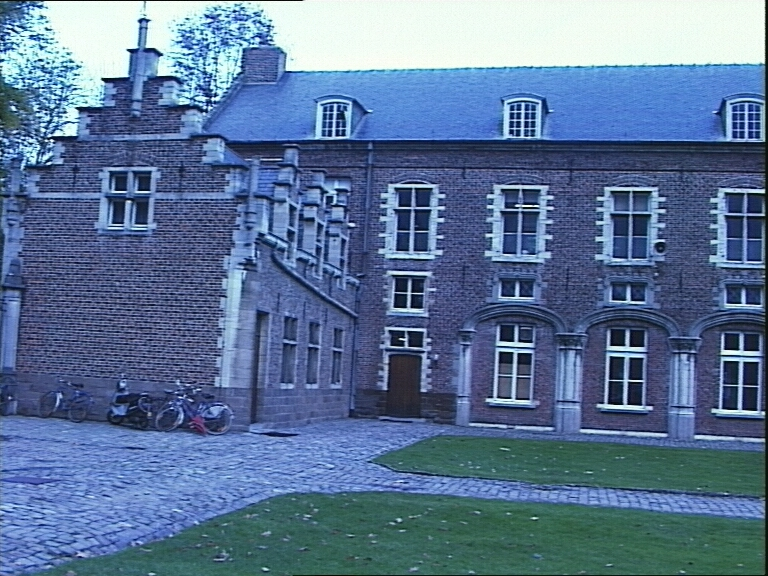
#> input picture castlejpg/castle.000.jpg, 768 x 576 px, found by its file name
$ jupyter execute --allow-errors SIFT_SfM_castle.ipynb
#> lines starting #> are read from the running program, lines starting #| are printed output that depends on the picture
[cell 1]
import numpy as np
import cv2 as cv
import pdb
import os
import sys
import matplotlib.pyplot as plt
from mpl_toolkits.mplot3d import Axes3D

[cell 2]
# Using SIFT features
max_pts = 2000
sift = cv.SIFT_create(nfeatures=max_pts)

[cell 3]
# FLANN parameters (Matcher of key points between frames)
FLANN_INDEX_KDTREE = 1
index_params = dict(algorithm = FLANN_INDEX_KDTREE, trees = 5)
search_params = dict(checks=50)   # or pass empty dictionary
flann = cv.FlannBasedMatcher(index_params,search_params)

[cell 4]
def draw_and_save_img(frame, p, out_dir, k):
    for i in range(p.shape[0]):
        pt = p[i].reshape(-1)
        cv.circle(frame, (int(pt[0]), int(pt[1])), 3, (0, 255, 0), -1)
    f_name = 'frame_' + str(k) + '.png'
    cv.imwrite(os.path.join(out_dir, f_name), frame)

[cell 5]
dir_name = './castlejpg'
frame_max = 27
out_dir = './castle_pts'

kp_points = []
mp_points = []

# read first frame and detect SIFT features
old_frame = cv.imread(os.path.join(dir_name, 'castle.000.jpg'))
#> old_frame is the input picture: shape (576, 768, 3); mean B, G, R 151.1, 116.7, 91.3
old_gray = cv.cvtColor(old_frame, cv.COLOR_BGR2GRAY)
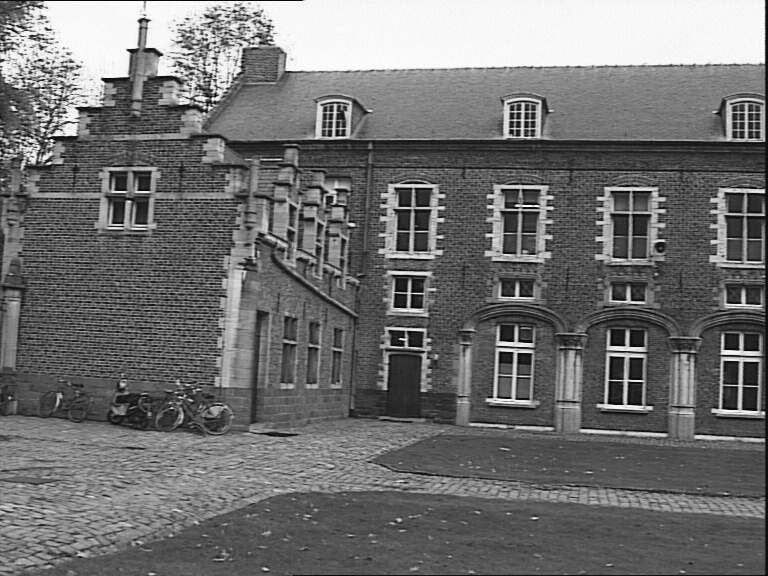
#> old_gray: shape (576, 768); min 3, max 254, mean 113

kp0, des0 = sift.detectAndCompute(old_gray, None) # training
#> kp0 = 2000 keypoints; strongest (x, y, size): (48, 63, 1.8), (52, 140, 2), (517, 205, 1.9), (49, 163, 2.3)
p0 = cv.KeyPoint_convert(kp0)
#> p0 = 2000 pairs, first value 2.33 to 763.7, second value 2.35 to 571.8
kp_points.append(kp0)
draw_and_save_img(old_frame, p0, out_dir, 0)
#> the loop in draw_and_save_img, `for i in range(p.shape[0]):` made 2000 passes
#> pt on passes 1 to 3: [242, 266.9], [511.7, 108.3], [511.6, 353.1]
#> after the loop in draw_and_save_img, `for i in range(p.shape[0]):`:
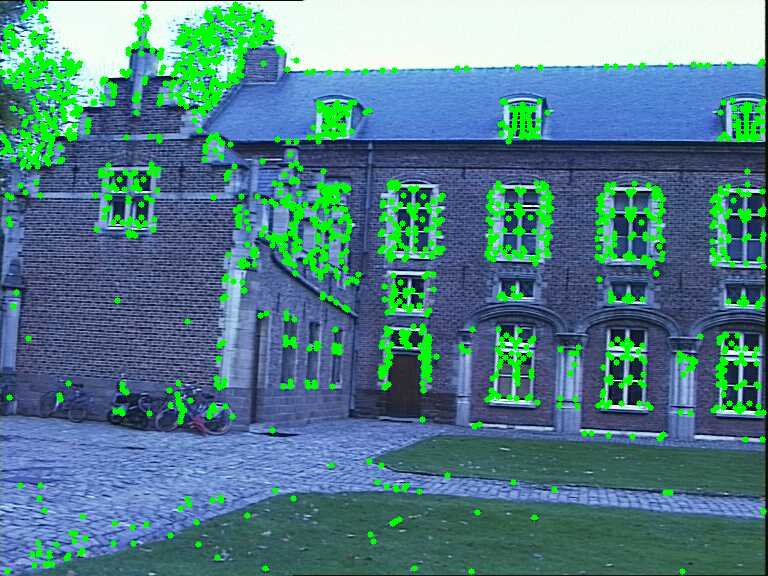
#> frame: shape (576, 768, 3); mean B, G, R 136.3, 128.1, 82.7

[cell 6]
# for every frame find keypoints, match them, store match object and keypoints
skip = 1 # skip frames
#> (the rest of this cell did not finish here and is left out)

[cell 7]
# make link list, update class id of key point to its parent
for idx, m_list in enumerate(mp_points):
    for k in kp_points[idx+1]:
        k.class_id = -2

    for m in m_list:
        dist = m.distance
        imgIdx = m.imgIdx
        queryIdx = m.queryIdx # 2, i
        trainIdx = m.trainIdx # 1, 0

        k_2 = kp_points[idx+1][queryIdx]
        k_2.class_id = trainIdx

[cell 8]
# DFS functions
def find_chain_driver(keypoint, z):
    keypoint_list = [keypoint]
    return find_chain(keypoint_list, z)

[cell 9]
def find_chain(key_point_list, z):
    key_point = key_point_list[-1]
    if z == 0:
        return [key_point]
    else:
        temp_list = find_chain([kp_points[z-1][key_point.class_id]], z-1)
        for item in temp_list:
            key_point_list.append(item)
        return key_point_list

[cell 10]
# back tracking, start from last frame key point, and go till first frame
z = len(kp_points) - 1
#> z = 0

chain_list = []
for k in kp_points[z]:
    chain = find_chain_driver(k, z)
    chain_list.append(chain)
#> this loop made 2000 passes
#> after the loop, chain_list = 2000 items

print('graph made')

[cell 11]
# convert chains of key points to pixels
frame_points = []
for l in chain_list:
    points = cv.KeyPoint_convert(l)
    frame_points.append(points)
#> this loop made 2000 passes
#> (l, points) on passes 1 to 3: (1 keypoints; (x, y, size): (242, 267, 1.9), [[242, 266.9]]), (1 keypoints; (x, y, size): (512, 108, 3), [[511.7, 108.3]]), (1 keypoints; (x, y, size): (512, 353, 2.2), [[511.6, 353.1]])
#> after the loop, frame_points = 2000 items, first 6: [[242, 266.9]], [[511.7, 108.3]], [[511.6, 353.1]], [[511.8, 340]], [[511, 131.9]], [[510.5, 136.5]]

points = np.array(frame_points)
#> points = 2000 rows, first 8: [242, 266.9], [511.7, 108.3], [511.6, 353.1], [511.8, 340], [511, 131.9], [510.5, 136.5], [3.13, 136.7], [509.6, 397.6]

ftr_pts = points.shape[0]
#> ftr_pts = 2000
n_frames = points.shape[1]
#> n_frames = 1
print('n_frames (F):', n_frames, ', Points (P):', ftr_pts)
#| n_frames (F): 1 , Points (P): 2000

points = np.swapaxes(points, 2, 0)

U = points[0]
V = points[1]
print("U:", U.shape, "V:", V.shape, "[ F X P ]")
#| U: (1, 2000) V: (1, 2000) [ F X P ]
W = np.vstack((U, V))
W = W - np.mean(W, axis=1)[:, None]
W = W.astype('float32')
print("W:", W.shape, "[ 2F X P ]")
#| W: (2, 2000) [ 2F X P ]

swap = 0
if W.shape[0] < W.shape[1]:
    W = W.T
#> W = 2000 pairs, first value -351.2 to 410.2, second value -211.4 to 358
    swap = 1

u, s, vh = np.linalg.svd(W, full_matrices=False)
#> u = 2000 pairs, first value -0.0378 to 0.0467, second value -0.048 to 0.0819; s = [10173.2, 5342.3]; vh = [[0.964, 0.267], [-0.267, 0.964]]
top_s_sqrt = np.diag(np.sqrt(s[:3]))
#> top_s_sqrt = [[100.9, 0], [0, 73.09]]
if swap:
    old_u = u.copy()
#> old_u has the same summary as u
    u = vh.T
#> u = [[0.964, -0.267], [0.267, 0.964]]
    vh = old_u.T

top_u = u[:, :3]
#> top_u = [[0.964, -0.267], [0.267, 0.964]]
top_vh = vh[:3, :]

R = np.dot(top_u, top_s_sqrt)
#> R = [[97.21, -19.49], [26.9, 70.44]]
S = np.dot(top_s_sqrt, top_vh)
print("R:",R.shape, "[ 2F X 3 ]", "S:",S.shape, "[ 3 X P ]")
#| R: (2, 2) [ 2F X 3 ] S: (2, 2000) [ 3 X P ]

[cell 12]
def g(v1, v2):
    [a, b, c] = v1
    [x, y, z] = v2

    res = [a*x, 2*a*y, 2*a*z, b*y, 2*b*z, c*z]
    return res

[cell 13]
def mat_G_maker(G, c, R1, R2, same=0):
    c.fill(same)
    n = R1.shape[0]
    for i in range(n):
        r1 = R1[i, :]
        r2 = R2[i, :]
        res = g(r1, r2)
        G[i, :] = res

    return G, c

[cell 14]
R_i = R[:n_frames, :]
#> R_i = [[97.21, -19.49]]
R_j = R[n_frames:, :]
#> R_j = [[26.9, 70.44]]

assert R_i.shape[0] == R_j.shape[0]

#> (the rest of this cell did not finish here and is left out)

#> the loop in mat_G_maker, `for i in range(n):` made 1 pass
#> after the loop in mat_G_maker, `for i in range(n):`: G = [[0, 0, 0, 0, 0, 0]]
G2, c2 = mat_G_maker(np.zeros((n_frames, 6)), np.zeros((n_frames, 1)), \
    R_j, R_j, same=1)
G3, c3 = mat_G_maker(np.zeros((n_frames, 6)), np.zeros((n_frames, 1)), \
    R_i, R_j, same=0)


G = np.vstack((G1, G2, G3))
c = np.vstack((c1, c2, c3))
c = c.squeeze()

$ run again, with castlejpg/castle.001.jpg copied over castlejpg/castle.000.jpg
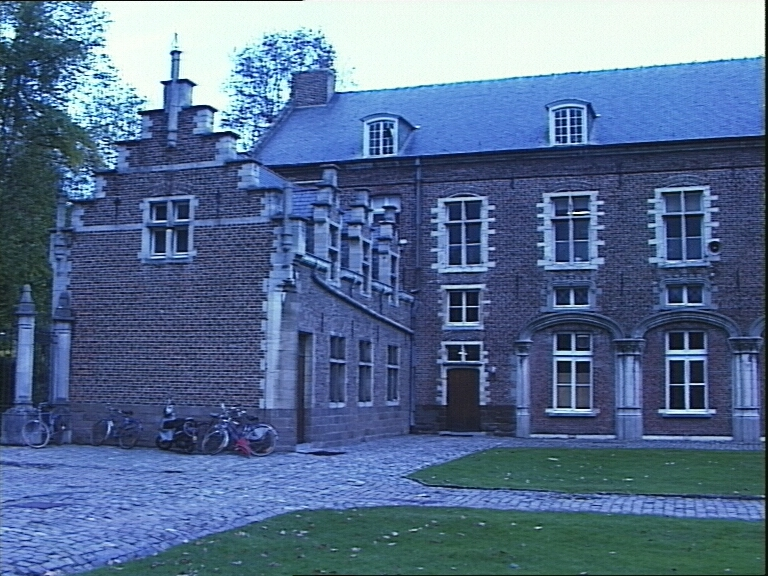
#> input picture castlejpg/castle.001.jpg, 768 x 576 px, found by its file name
#> old_frame is the input picture: shape (576, 768, 3); mean B, G, R 145.4, 110.7, 87
#> `old_gray = cv.cvtColor(old_frame, cv.COLOR_BGR2GRAY)`:
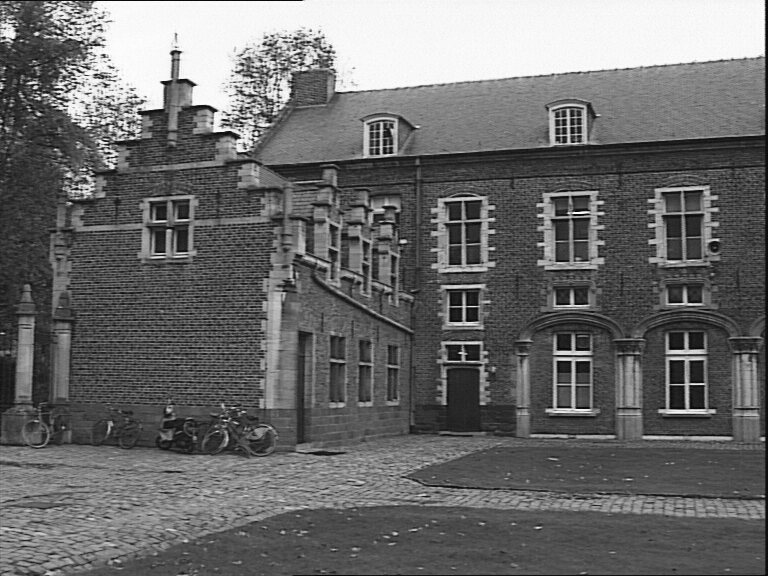
#> old_gray: shape (576, 768); min 2, max 254, mean 107.6
#> kp0 = 2000 keypoints; strongest (x, y, size): (107, 97, 1.8), (36, 34, 2.8), (62, 89, 1.9), (163, 82, 2.5)
#> p0 = 2000 pairs, first value 2.36 to 763.6, second value 2.26 to 573.1
#> the loop in draw_and_save_img, `for i in range(p.shape[0]):` made 2000 passes
#> pt on passes 1 to 3: [2.38, 124], [462.6, 349], [462.6, 349]
#> after the loop in draw_and_save_img, `for i in range(p.shape[0]):`:
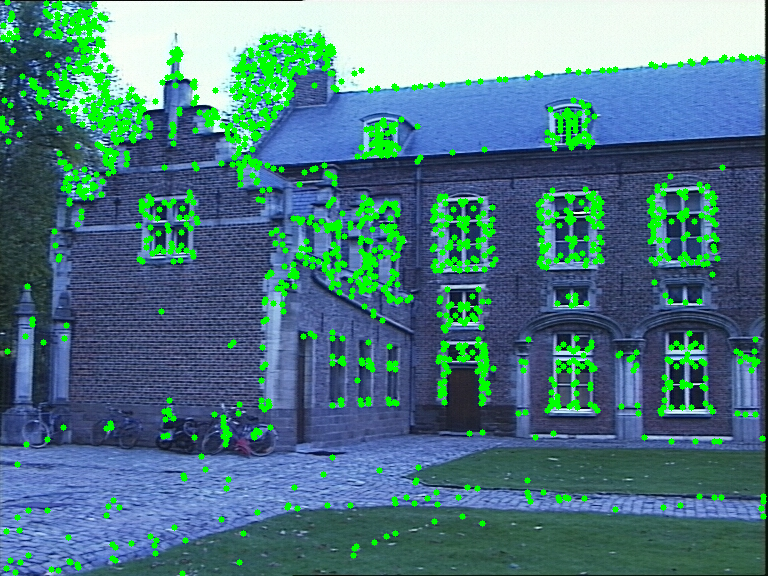
#> frame: shape (576, 768, 3); mean B, G, R 130.6, 122.9, 78.7
#> z = 0
#> the loop `for k in kp_points[z]:` made 2000 passes
#> after the loop `for k in kp_points[z]:`: chain_list = 2000 items
#> the loop `for l in chain_list:` made 2000 passes
#> (l, points) on passes 1 to 3: (1 keypoints; (x, y, size): (2, 124, 2.4), [[2.38, 124]]), (1 keypoints; (x, y, size): (463, 349, 2), [[462.6, 349]]), (1 keypoints; (x, y, size): (463, 349, 2), [[462.6, 349]])
#> after the loop `for l in chain_list:`: frame_points = 2000 items, first 6: [[2.38, 124]], [[462.6, 349]], [[462.6, 349]], [[462.6, 353]], [[460.8, 304.4]], [[460.5, 309]]
#> `points = np.array(frame_points)`: points = 2000 rows, first 8: [2.38, 124], [462.6, 349], [462.6, 349], [462.6, 353], [460.8, 304.4], [460.5, 309], [3.41, 25.32], [3.82, 37.72]
#| n_frames (F): 1 , Points (P): 2000
#| U: (1, 2000) V: (1, 2000) [ F X P ]
#| W: (2, 2000) [ 2F X P ]
#> W = 2000 pairs, first value -341.4 to 419.8, second value -215.3 to 355.5
#> `u, s, vh = np.linalg.svd(W, full_matrices=False)`: u = 2000 pairs, first value -0.0417 to 0.0531, second value -0.0838 to 0.0546; s = [9334, 5308.4]; vh = [[0.942, 0.337], [0.337, -0.942]]
#> top_s_sqrt = [[96.61, 0], [0, 72.86]]
#> old_u has the same summary as u
#> `u = vh.T`: u = [[0.942, 0.337], [0.337, -0.942]]
#> R = [[90.98, 24.52], [32.51, -68.61]]
#| R: (2, 2) [ 2F X 3 ] S: (2, 2000) [ 3 X P ]
#> R_i = [[90.98, 24.52]]
#> R_j = [[32.51, -68.61]]
#> the loop in mat_G_maker, `for i in range(n):` made 1 pass
#> after the loop in mat_G_maker, `for i in range(n):`: G = [[0, 0, 0, 0, 0, 0]]

$ run again, with castlejpg/castle.002.jpg copied over castlejpg/castle.000.jpg
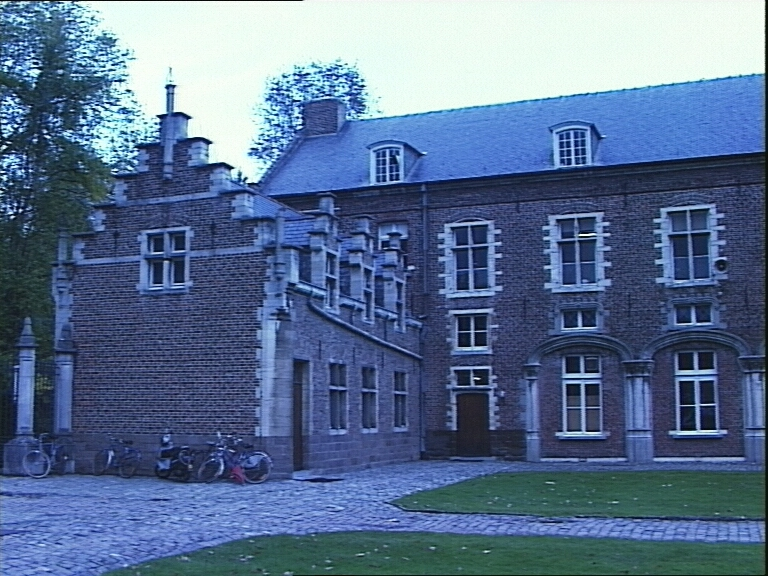
#> input picture castlejpg/castle.002.jpg, 768 x 576 px, found by its file name
#> old_frame is the input picture: shape (576, 768, 3); mean B, G, R 145.8, 112.5, 89.9
#> `old_gray = cv.cvtColor(old_frame, cv.COLOR_BGR2GRAY)`:
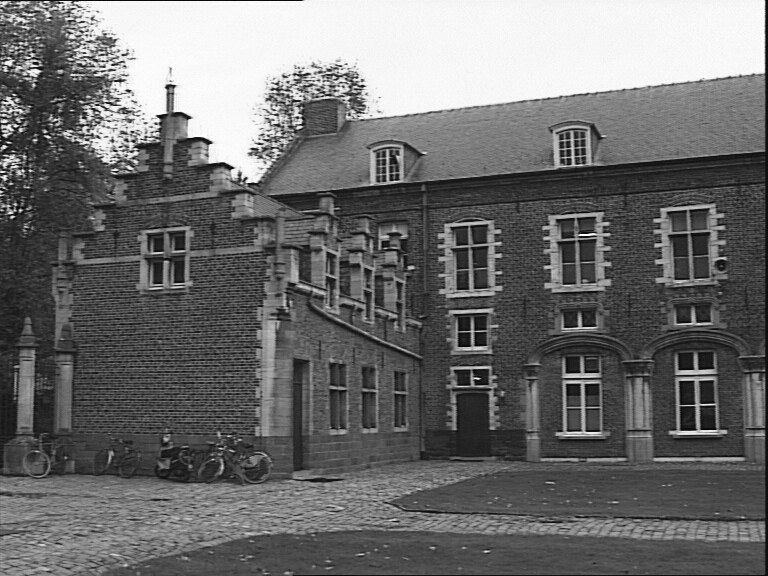
#> old_gray: shape (576, 768); min 4, max 254, mean 109.5
#> kp0 = 2001 keypoints; strongest (x, y, size): (4, 147, 2.7), (20, 210, 2.2), (16, 126, 2.3), (128, 91, 2.5)
#> p0 = 2001 pairs, first value 2.61 to 763.8, second value 2.41 to 572.7
#> the loop in draw_and_save_img, `for i in range(p.shape[0]):` made 2001 passes
#> pt on passes 1 to 3: [2.61, 137.7], [315.3, 286.8], [2.75, 126.5]
#> after the loop in draw_and_save_img, `for i in range(p.shape[0]):`:
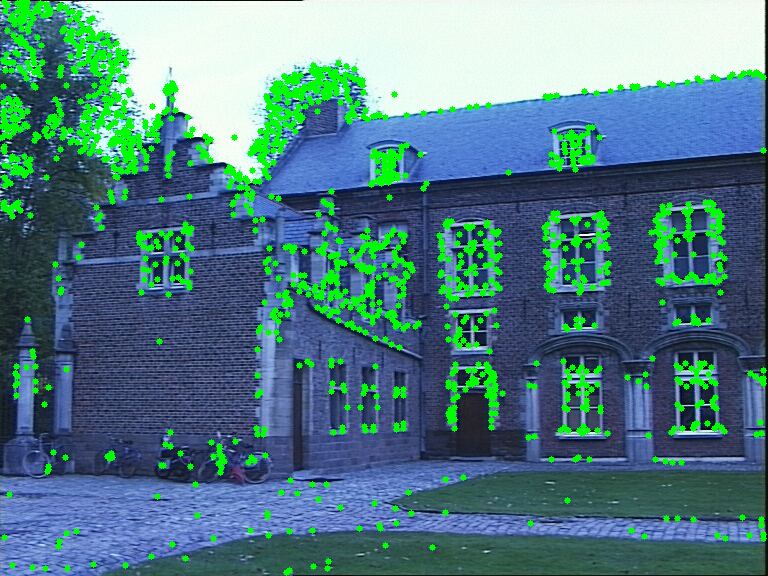
#> frame: shape (576, 768, 3); mean B, G, R 131.6, 124.7, 82.1
#> z = 0
#> the loop `for k in kp_points[z]:` made 2001 passes
#> after the loop `for k in kp_points[z]:`: chain_list = 2001 items
#> the loop `for l in chain_list:` made 2001 passes
#> (l, points) on passes 1 to 3: (1 keypoints; (x, y, size): (3, 138, 2.2), [[2.61, 137.7]]), (1 keypoints; (x, y, size): (315, 287, 1.9), [[315.3, 286.8]]), (1 keypoints; (x, y, size): (3, 127, 2.3), [[2.75, 126.5]])
#> after the loop `for l in chain_list:`: frame_points = 2001 items, first 6: [[2.61, 137.7]], [[315.3, 286.8]], [[2.75, 126.5]], [[3.25, 205.9]], [[314.9, 73.11]], [[314.8, 290.1]]
#> `points = np.array(frame_points)`: points = 2001 rows, first 8: [2.61, 137.7], [315.3, 286.8], [2.75, 126.5], [3.25, 205.9], [314.9, 73.11], [314.8, 290.1], [3.49, 102.4], [3.52, 115]
#| n_frames (F): 1 , Points (P): 2001
#| U: (1, 2001) V: (1, 2001) [ F X P ]
#| W: (2, 2001) [ 2F X P ]
#> W = 2001 pairs, first value -321.8 to 439.4, second value -221.1 to 349.2
#> `u, s, vh = np.linalg.svd(W, full_matrices=False)`: u = 2001 pairs, first value -0.0375 to 0.0519, second value -0.0844 to 0.057; s = [10003.8, 5065]; vh = [[0.941, 0.338], [0.338, -0.941]]
#> top_s_sqrt = [[100, 0], [0, 71.17]]
#> old_u has the same summary as u
#> `u = vh.T`: u = [[0.941, 0.338], [0.338, -0.941]]
#> R = [[94.14, 24.03], [33.77, -66.99]]
#| R: (2, 2) [ 2F X 3 ] S: (2, 2001) [ 3 X P ]
#> R_i = [[94.14, 24.03]]
#> R_j = [[33.77, -66.99]]
#> the loop in mat_G_maker, `for i in range(n):` made 1 pass
#> after the loop in mat_G_maker, `for i in range(n):`: G = [[0, 0, 0, 0, 0, 0]]

$ run again, with castlejpg/castle.003.jpg copied over castlejpg/castle.000.jpg
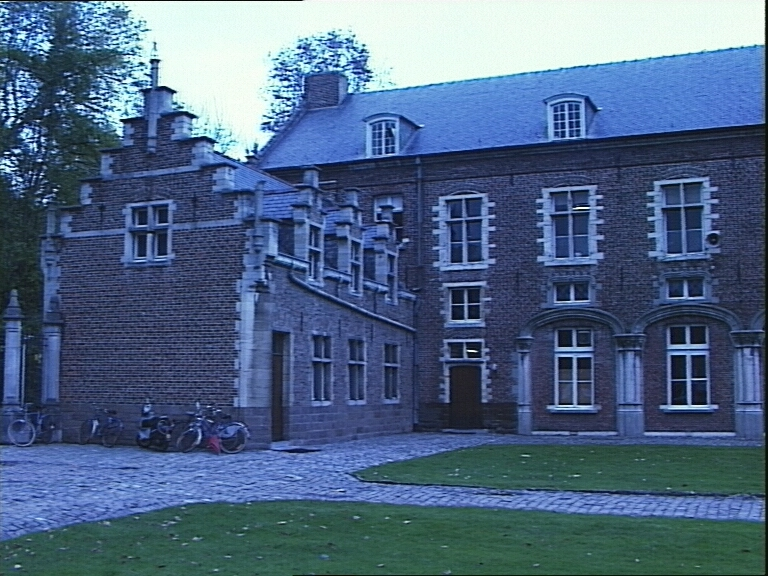
#> input picture castlejpg/castle.003.jpg, 768 x 576 px, found by its file name
#> old_frame is the input picture: shape (576, 768, 3); mean B, G, R 132.4, 101.9, 78.5
#> `old_gray = cv.cvtColor(old_frame, cv.COLOR_BGR2GRAY)`:
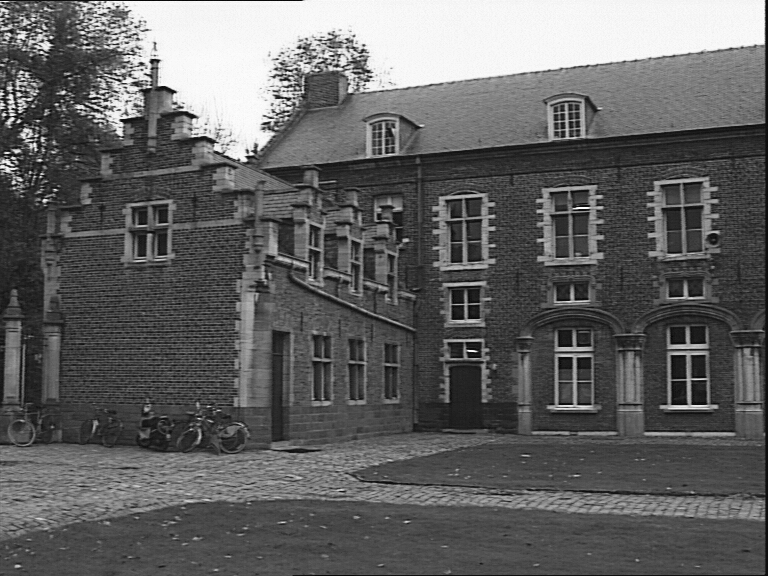
#> old_gray: shape (576, 768); min 3, max 254, mean 98.4
#> kp0 = 2000 keypoints; strongest (x, y, size): (19, 121, 2.5), (41, 52, 2), (44, 200, 2.6), (141, 64, 3)
#> p0 = 2000 pairs, first value 2.48 to 764, second value 2.65 to 573.2
#> the loop in draw_and_save_img, `for i in range(p.shape[0]):` made 2000 passes
#> pt on passes 1 to 3: [2.63, 84.93], [2.48, 166.5], [2.73, 9.58]
#> after the loop in draw_and_save_img, `for i in range(p.shape[0]):`:
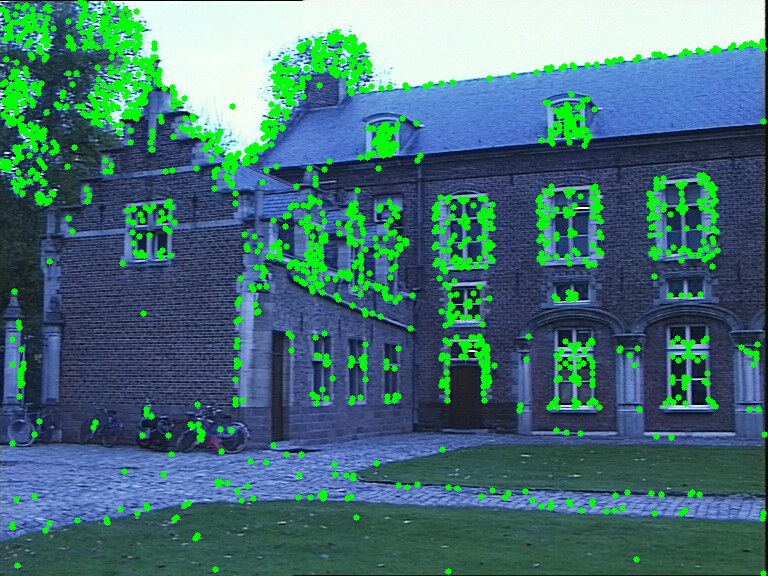
#> frame: shape (576, 768, 3); mean B, G, R 118.7, 114.5, 71
#> z = 0
#> the loop `for k in kp_points[z]:` made 2000 passes
#> after the loop `for k in kp_points[z]:`: chain_list = 2000 items
#> the loop `for l in chain_list:` made 2000 passes
#> (l, points) on passes 1 to 3: (1 keypoints; (x, y, size): (3, 85, 2), [[2.63, 84.93]]), (1 keypoints; (x, y, size): (2, 167, 2.2), [[2.48, 166.5]]), (1 keypoints; (x, y, size): (3, 10, 2.4), [[2.73, 9.58]])
#> after the loop `for l in chain_list:`: frame_points = 2000 items, first 6: [[2.63, 84.93]], [[2.48, 166.5]], [[2.73, 9.58]], [[764, 434.2]], [[763.1, 121.8]], [[3.46, 161.2]]
#> `points = np.array(frame_points)`: points = 2000 rows, first 8: [2.63, 84.93], [2.48, 166.5], [2.73, 9.58], [764, 434.2], [763.1, 121.8], [3.46, 161.2], [762.9, 518.3], [762.1, 41.56]
#| n_frames (F): 1 , Points (P): 2000
#| U: (1, 2000) V: (1, 2000) [ F X P ]
#| W: (2, 2000) [ 2F X P ]
#> W = 2000 pairs, first value -322.7 to 438.8, second value -202.4 to 368.2
#> `u, s, vh = np.linalg.svd(W, full_matrices=False)`: u = 2000 pairs, first value -0.0371 to 0.0538, second value -0.0839 to 0.0562; s = [9909.5, 5250.8]; vh = [[0.947, 0.321], [0.321, -0.947]]
#> top_s_sqrt = [[99.55, 0], [0, 72.46]]
#> old_u has the same summary as u
#> `u = vh.T`: u = [[0.947, 0.321], [0.321, -0.947]]
#> R = [[94.29, 23.24], [31.92, -68.64]]
#| R: (2, 2) [ 2F X 3 ] S: (2, 2000) [ 3 X P ]
#> R_i = [[94.29, 23.24]]
#> R_j = [[31.92, -68.64]]
#> the loop in mat_G_maker, `for i in range(n):` made 1 pass
#> after the loop in mat_G_maker, `for i in range(n):`: G = [[0, 0, 0, 0, 0, 0]]
